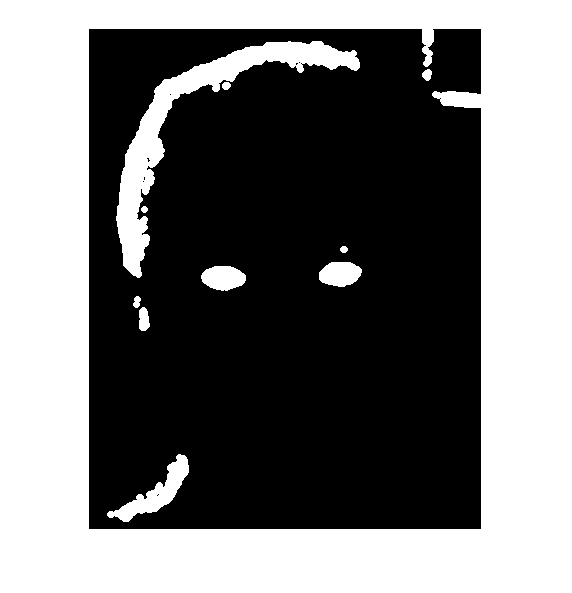
%> input picture images/eyemap.png, 572 x 593 px
$ octave --eval "result = eyeMap(imread('../images/eyemap.png'));"   (GNU Octave 9; MATLAB toolbox functions it lacks are replaced by stand-ins)
%> lines starting %> are read from the running program, lines starting %| are printed output that depends on the picture; in (x1, y1, x2, y2) boxes, pixels count from 0 and x2, y2 are one past the last pixel; in counts of white or black regions, pixels touching at a corner belong together; the program's own positions count from 1
function [Y] = eyeMap(RGB)

    YCBCR = rgb2ycbcr(RGB);
%> YCBCR: size 593x572x3 uint8; mean of channels 1, 2, 3 117.4, 128, 128
    YCBCR = im2double(YCBCR);
%> YCBCR: size 593x572x3 double; mean of channels 1, 2, 3 0.46, 0.502, 0.502

    Y  = YCBCR(:,:,1);
%> Y: size 593x572 double; values 0.0627 (black) and 0.922 (white), 46.3% white; 11 white regions, largest, box (x1, y1, x2, y2) and area: (0, 0, 572, 593) 144183, (116, 41, 360, 278) 9032, (107, 454, 189, 522) 1680
    cr = YCBCR(:,:,2);
%> cr: size 593x572 double; every value is 0.502
    cb = YCBCR(:,:,3);

    %EyemapL, set SE-size
    se = strel('disk',15);
    eyemapL = imdilate(Y,se)./(imerode(Y,se)+1);
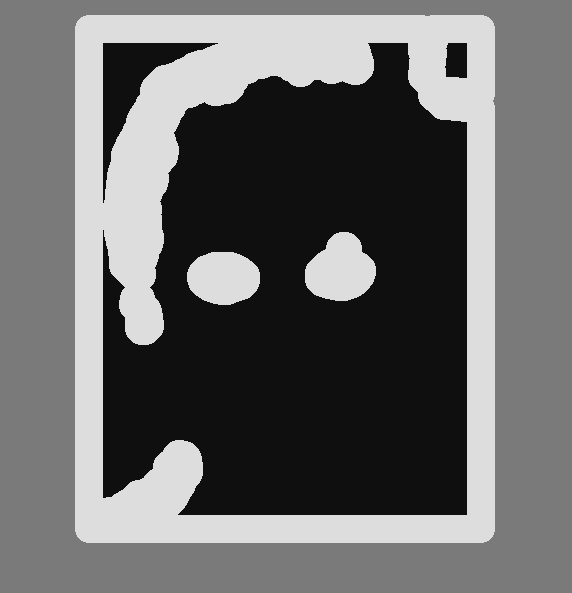
%> eyemapL: size 593x572 double; min 0.059, max 0.867, mean 0.411
    eyemapL = imadjust(eyemapL);
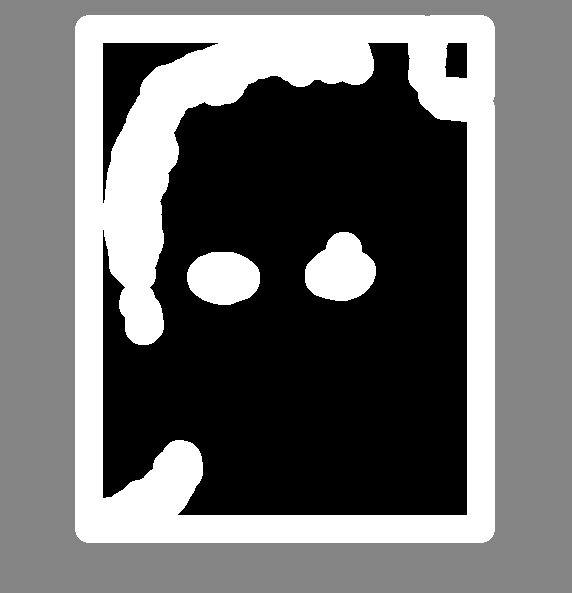
%> eyemapL: size 593x572 double; min 0, max 1, mean 0.436

    %EyemapC
    inVers = 1-cr;
%> inVers: size 593x572 double; every value is 0.498
    eyemapC = (cb.^2 + inVers.^2 + (cb./cr))/3;
%> eyemapC: size 593x572 double; every value is 0.5
    eyemapC = histeq(1-eyemapC);
%> eyemapC: size 593x572 double; every value is 1

    %EyemapL AND EyemapC
    Y = eyemapL.*eyemapC;

    Y = Y > 0.75;
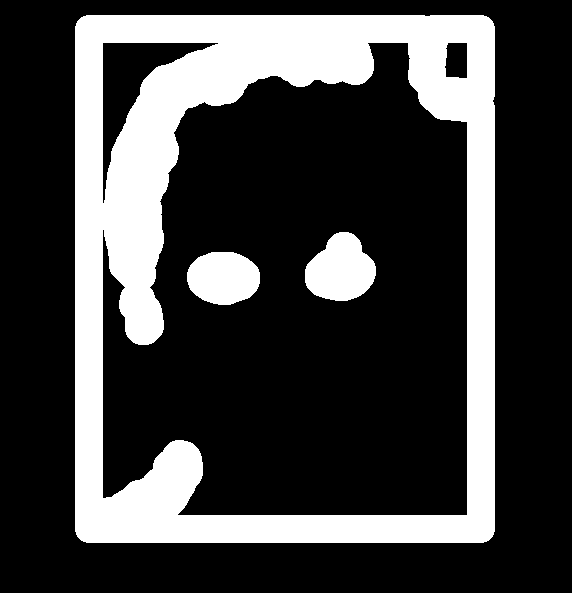
%> Y: size 593x572 logical; 25.5% white; 3 white regions, box (x1, y1, x2, y2) and area: (75, 15, 495, 543) 80063, (305, 232, 376, 301) 3500, (187, 252, 260, 305) 3083

    Y = imdilate(Y,strel('disk',4));
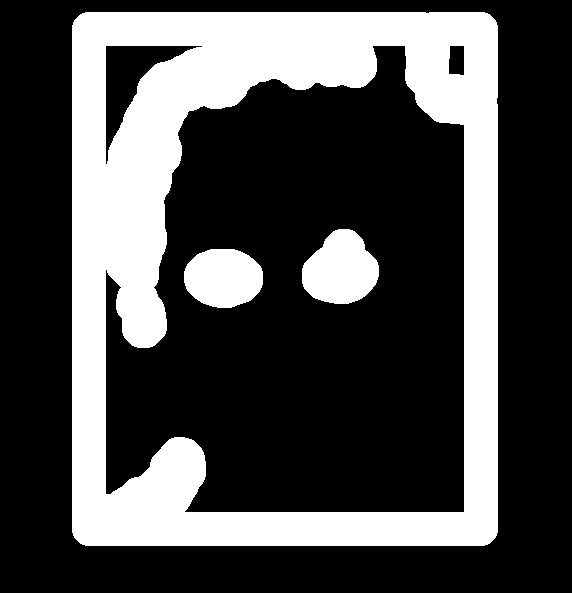
%> Y: size 593x572 logical; 29.8% white; 3 white regions, box (x1, y1, x2, y2) and area: (72, 12, 498, 546) 93127, (302, 229, 379, 304) 4196, (184, 249, 263, 308) 3727
end
